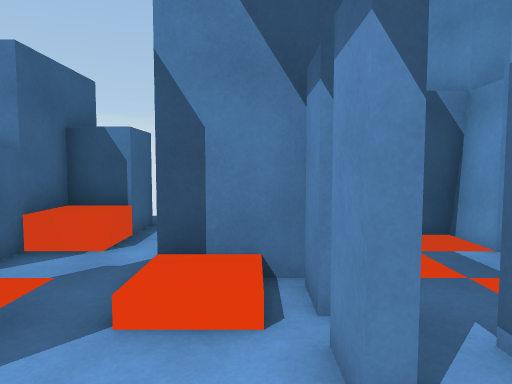
[1] (above)

22 first-person views from a walk through a scene from a Unity 3-D project. The camera is 1.5 m above the floor, tilts 4° down and sees 70° across. The floor is counted in squares, 1 m on a side. Each view is taken from the middle of a square. On the plan, view 1 faces up. The plan holds only what a view shows up to about 16 squares ahead; the rest is blank. The place goes on beyond the plan. The player character is not drawn.

[2]
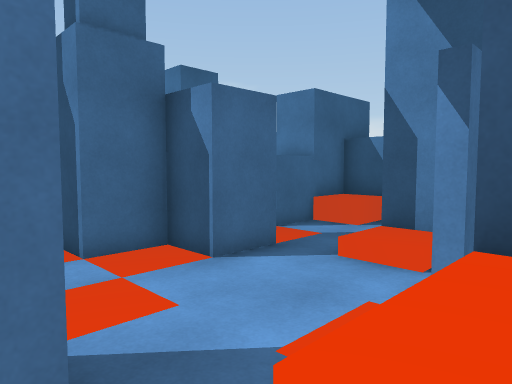

[3]
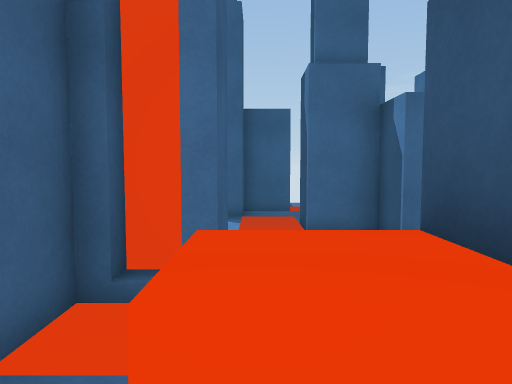

[4]
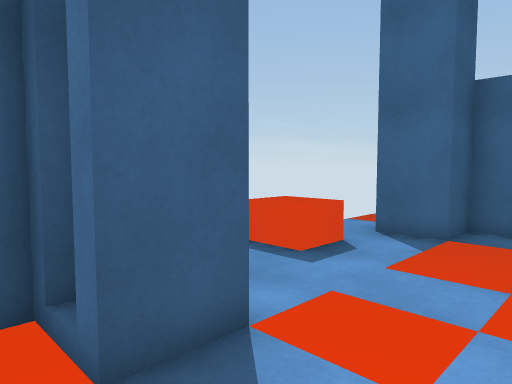

[5]
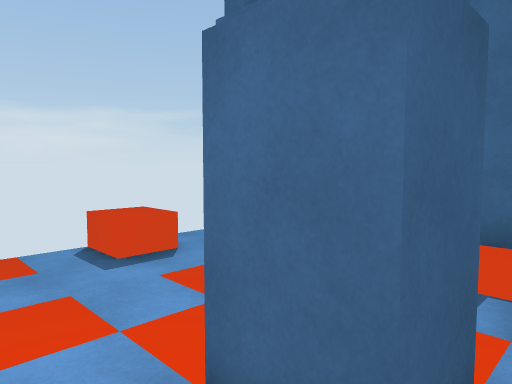

[6]
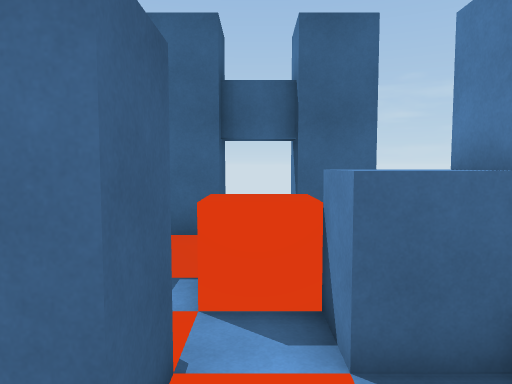

[7]
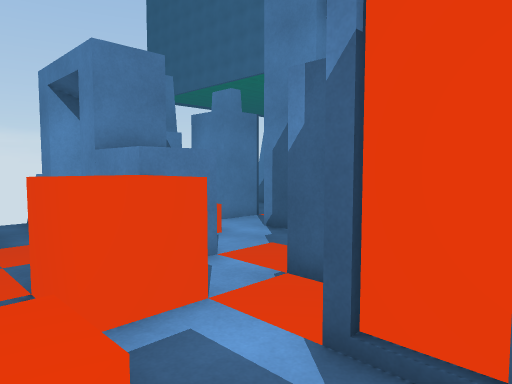

[8]
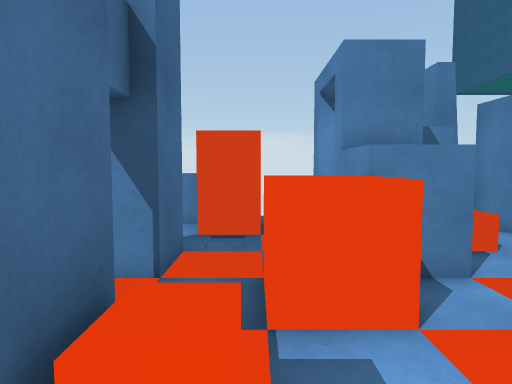

[9]
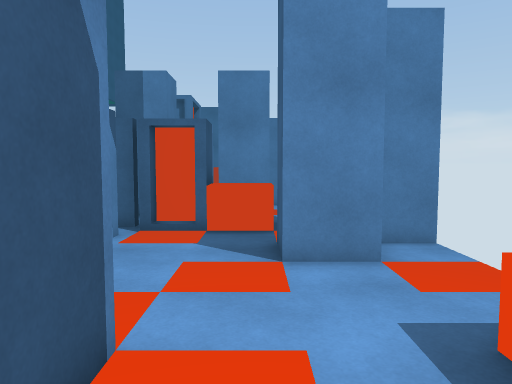

[10]
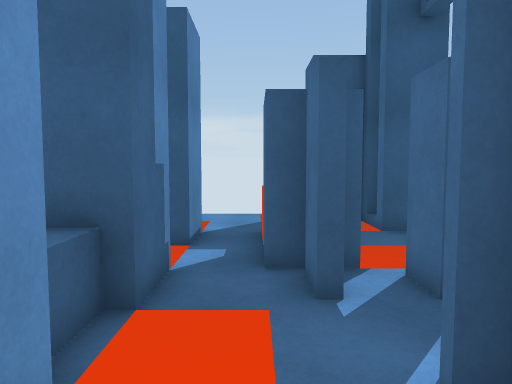

[11]
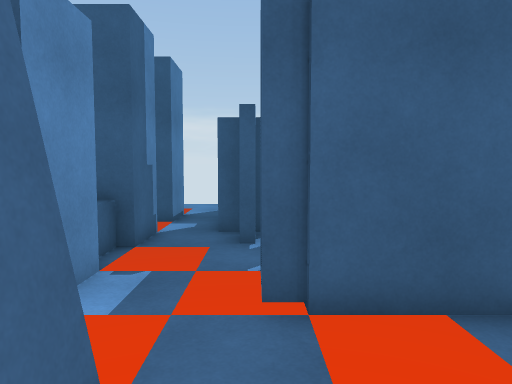

[12]
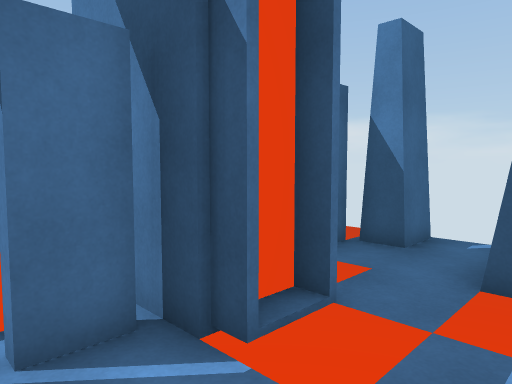

[13]
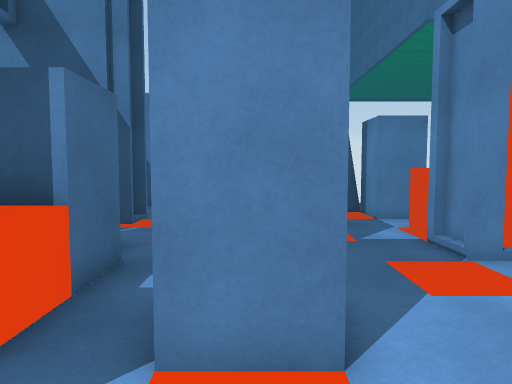

[14]
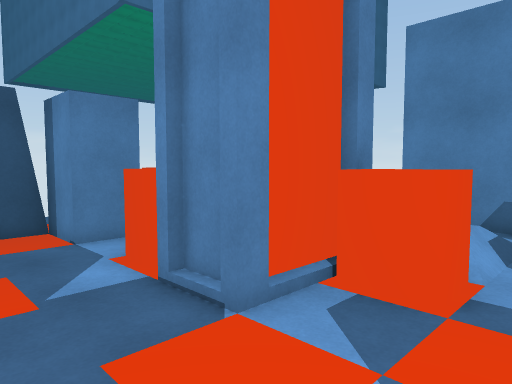

[15]
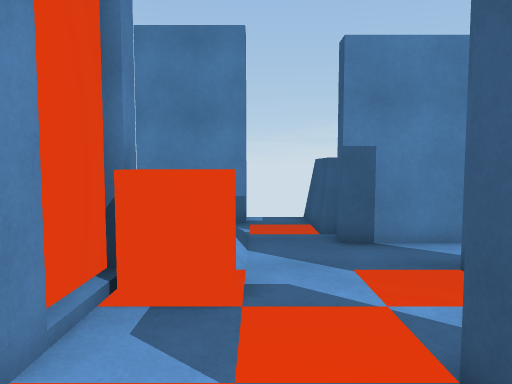

[16]
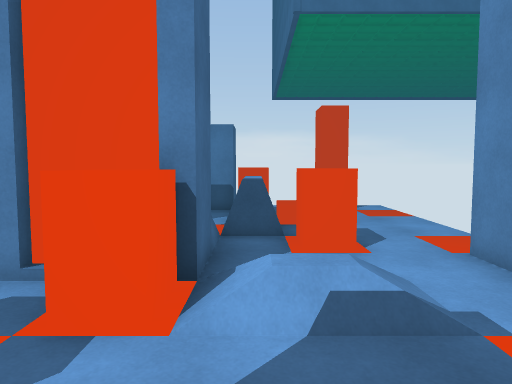

[17]
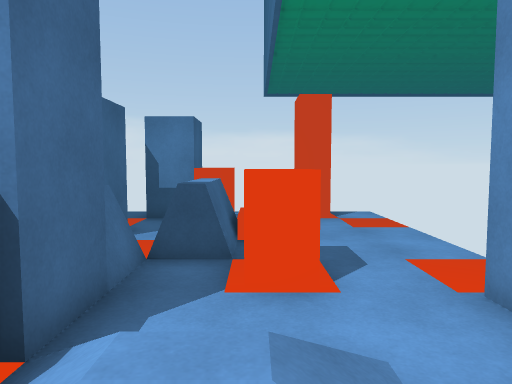

[18]
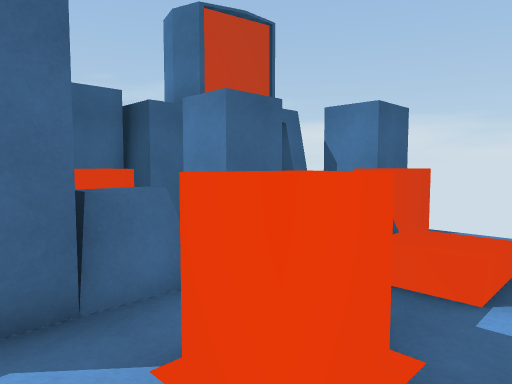

[19]
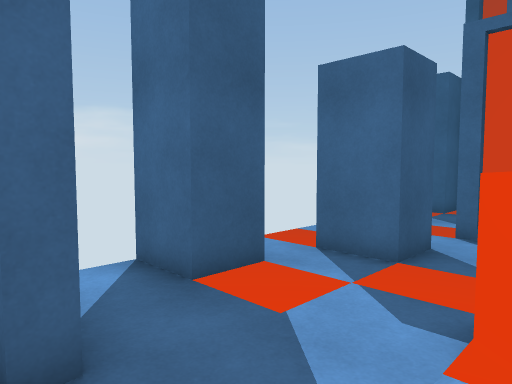

[20]
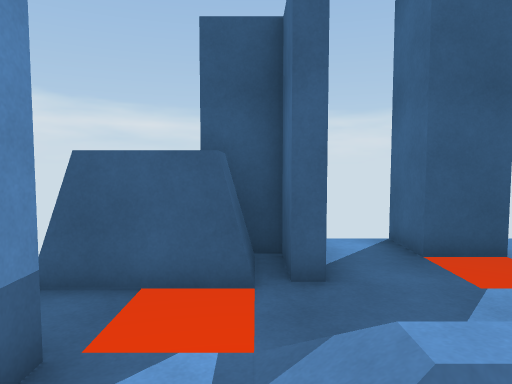

[21]
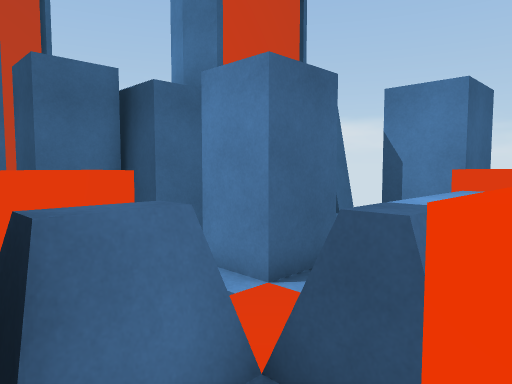

[22]
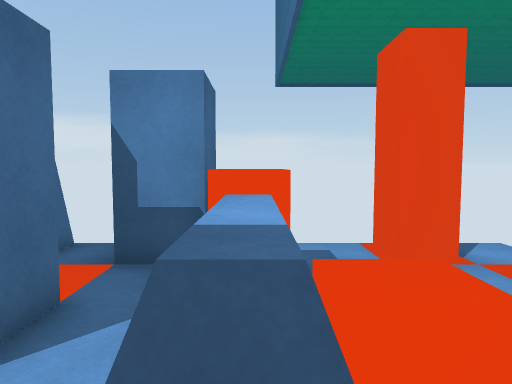

### Floor plan
Key: @ floor where view 1 was taken; # wall or solid block; . main floor; : floor 0.25 m higher than the main floor; / step, stairs or slope; = window, fence, low wall or low ledge; ^ raised ledge; T thing the floor can be seen under or through; O other object.
Columns run from 10 left of view 1 to 17 right of it. Each row starts with its distance up from view 1.
 11  ^   ^     # #    #  #   #
 10  ^  .^   ###.#    #.## ..#.
  9  .  .###.##..#    #...^....
  8  .##.###.##..########.^....
  7   ...##^.......###.##.^OO..
  6  #...##..####..# .....=....
  5  #..^##..####..# .....=....
  4    ^^....:/#...^ ..^^^.^^..
  3  #O...##...TT..# ..###....#
  2  #O...##...TT..#...###....#
  1     .##.....T#......^^OO..##
  0 O#........@.^^.#...........
 -1  ##.........^^.#...........
 -2   ##.....##......##....#####
 -3    #.^^..###...   #.##.##
 -4    ..^^...#  ...  .. #.#
 -5           #          #

Where each view was taken, in squares from view 1:
view 1: 0 up, 0 right, facing up
view 2: 2 down, 2 right, facing up-left
view 3: 1 down, 4 right, facing left
view 4: 1 up, 1 right, facing down-left
view 5: 4 up, 1 left, facing down-left
view 6: 4 up, 1 left, facing left
view 7: 0 up, 8 left, facing up-right
view 8: 0 up, 7 left, facing up
view 9: 1 down, 7 left, facing right
view 10: 7 up, 3 right, facing down
view 11: 10 up, 2 right, facing down
view 12: 3 up, 4 right, facing up-left
view 13: 4 down, 5 right, facing up
view 14: 1 down, 6 right, facing up-right
view 15: 0 up, 6 right, facing right
view 16: 3 down, 12 right, facing up
view 17: 1 down, 13 right, facing up
view 18: 2 up, 15 right, facing up-left
view 19: 1 up, 14 right, facing down-left
view 20: 3 up, 14 right, facing down
view 21: 3 up, 13 right, facing up-left
view 22: 4 up, 12 right, facing up
